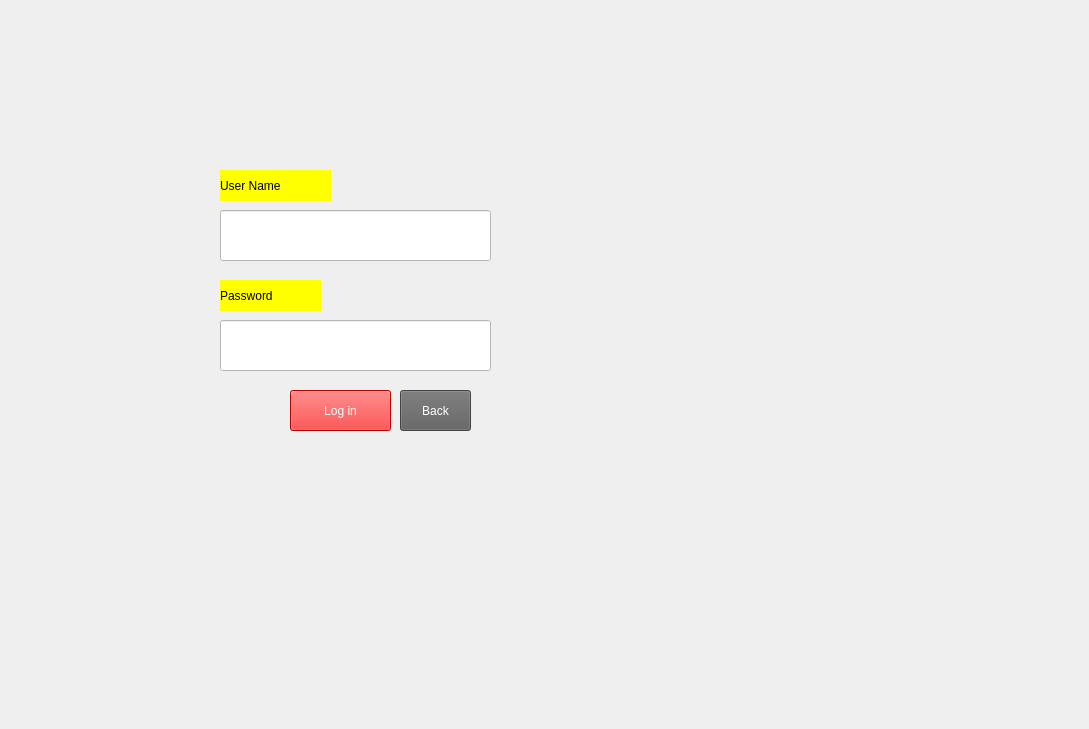
    <widget class="QWidget" name="LOGIN">
     <widget class="QLabel" name="BG_2">
      <property name="geometry">
       <rect>
        <x>0</x>
        <y>0</y>
        <width>1080</width>
        <height>720</height>
       </rect>
      </property>
      <property name="styleSheet">
       <string notr="true">image: url(:/res/BG.jpg);</string>
      </property>
      <property name="text">
       <string/>
      </property>
     </widget>
     <widget class="QLabel" name="UserN">
      <property name="geometry">
       <rect>
        <x>220</x>
        <y>170</y>
        <width>111</width>
        <height>31</height>
       </rect>
      </property>
      <property name="styleSheet">
       <string notr="true">color: rgb(0, 0, 0);
background-color: rgb(255, 255, 0);
font: 700 12pt &quot;Kalpurush&quot;;
</string>
      </property>
      <property name="text">
       <string>User Name</string>
      </property>
     </widget>
     <widget class="QLabel" name="Password">
      <property name="geometry">
       <rect>
        <x>220</x>
        <y>280</y>
        <width>101</width>
        <height>31</height>
       </rect>
      </property>
      <property name="styleSheet">
       <string notr="true">color: rgb(0, 0, 0);
background-color: rgb(255, 255, 0);
font: 700 12pt &quot;Kalpurush&quot;;
</string>
      </property>
      <property name="text">
       <string>Password</string>
      </property>
     </widget>
     <widget class="QLineEdit" name="usern">
      <property name="geometry">
       <rect>
        <x>220</x>
        <y>210</y>
        <width>271</width>
        <height>51</height>
       </rect>
      </property>
      <property name="styleSheet">
       <string notr="true">background-color: rgb(255, 255, 255);</string>
      </property>
     </widget>
     <widget class="QLineEdit" name="pass">
      <property name="geometry">
       <rect>
        <x>220</x>
        <y>320</y>
        <width>271</width>
        <height>51</height>
       </rect>
      </property>
      <property name="styleSheet">
       <string notr="true">background-color: rgb(255, 255, 255);</string>
      </property>
      <property name="echoMode">
       <enum>QLineEdit::Password</enum>
      </property>
     </widget>
     <widget class="QPushButton" name="log">
      <property name="geometry">
       <rect>
        <x>290</x>
        <y>390</y>
        <width>101</width>
        <height>41</height>
       </rect>
      </property>
      <property name="styleSheet">
       <string notr="true">color: rgb(255, 255, 255);
background-color: rgb(255, 0, 0);
font: 700 14pt &quot;Times New Roman&quot;;</string>
      </property>
      <property name="text">
       <string>Log in</string>
      </property>
     </widget>
     <widget class="QPushButton" name="back">
      <property name="geometry">
       <rect>
        <x>400</x>
        <y>390</y>
        <width>71</width>
        <height>41</height>
       </rect>
      </property>
      <property name="styleSheet">
       <string notr="true">color: rgb(255, 255, 255);
font: 700 14pt &quot;Times New Roman&quot;;
background-color: rgb(95, 95, 95);</string>
      </property>
      <property name="text">
       <string>Back</string>
      </property>
     </widget>
    </widget>
